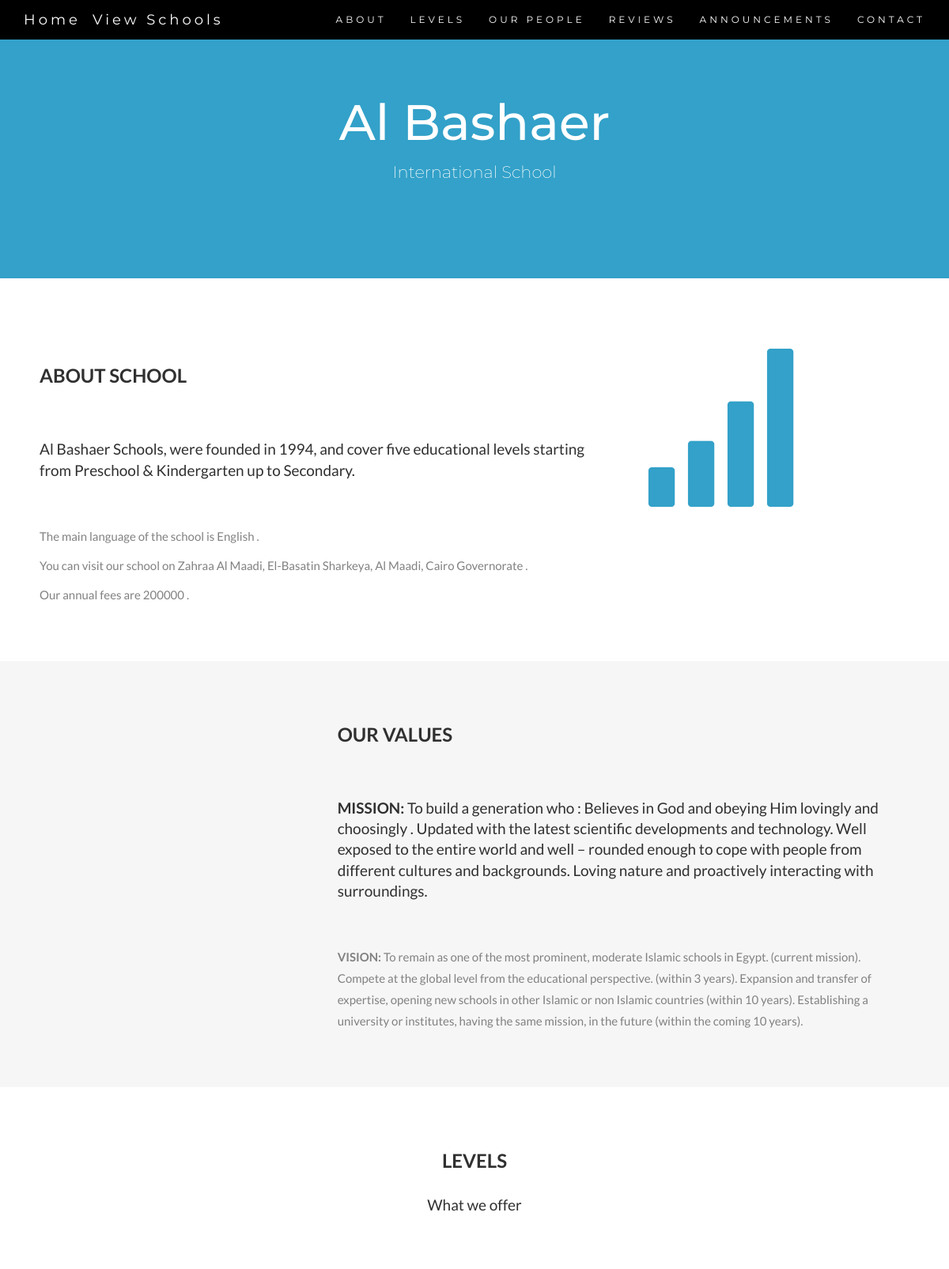
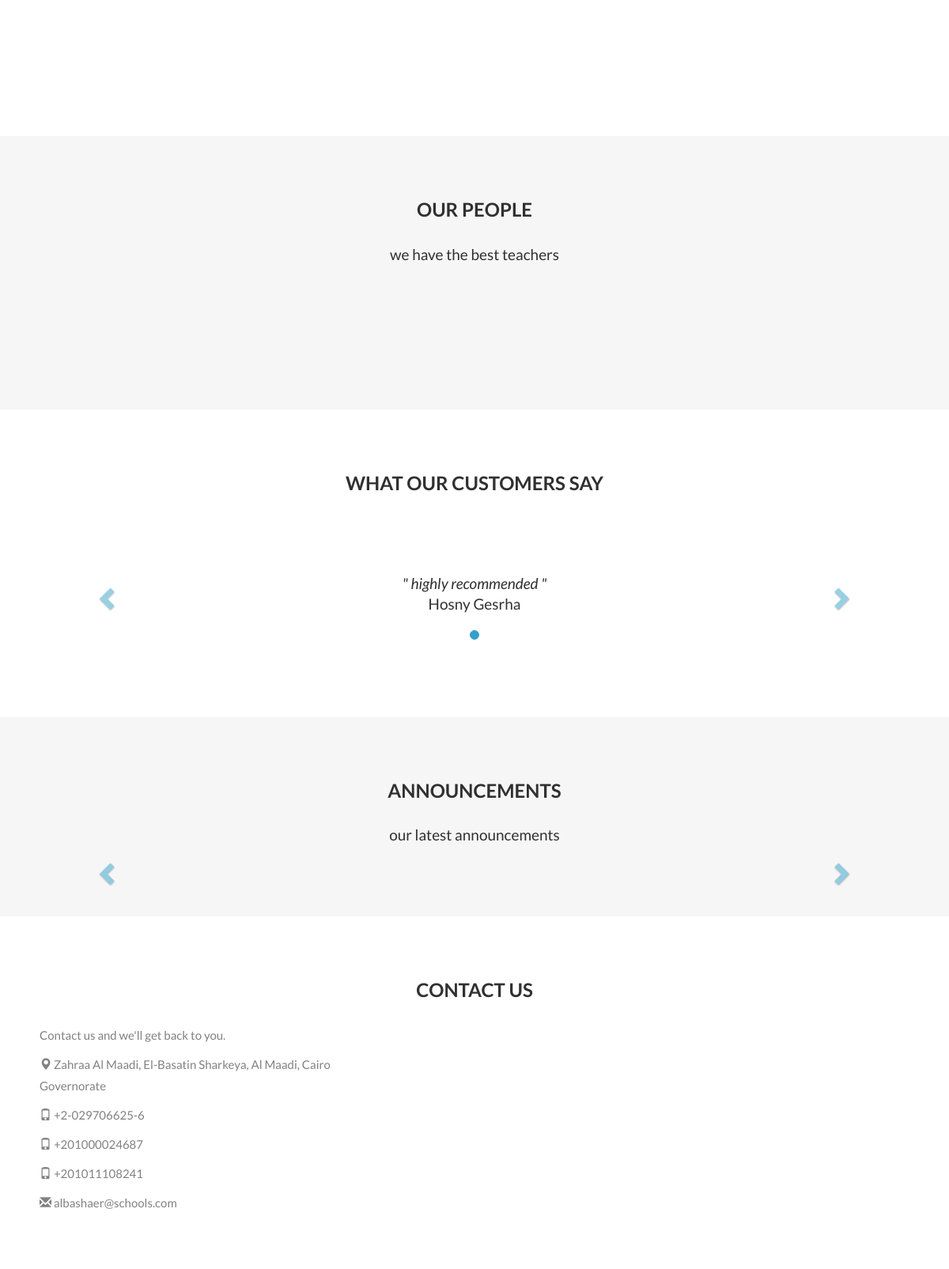
The page /website/school-info.php?id=2 on the database its author committed (2 pictures, top to bottom).
### tables this page shows
CREATE TABLE Schools (
	id INT PRIMARY KEY AUTO_INCREMENT, 
	name VARCHAR(200),
	address VARCHAR(200),  
	mission VARCHAR(500), 
	vision VARCHAR(500), 
	language VARCHAR(20), 
	general_info VARCHAR(2000), 
	fees INT, 
	type VARCHAR(20), 
	CHECK (type = 'national' OR type = 'National' OR type = 'international' OR type = 'International'),  
	email VARCHAR(50) UNIQUE 
);

CREATE TABLE Parent_Review_School (
	PRIMARY KEY (school_id, parent_id), 
	school_id INT, 
	parent_id INT, 
	review VARCHAR(200), 
	FOREIGN KEY (school_id) REFERENCES Schools(id) ON DELETE CASCADE, 
	FOREIGN KEY (parent_id) REFERENCES Parents(id) ON DELETE CASCADE 
);

CREATE TABLE Phone_School (
	PRIMARY KEY (school_id, phone),
	phone VARCHAR(100) UNIQUE, 
	school_id INT,
	FOREIGN KEY (school_id) REFERENCES Schools(id) ON DELETE CASCADE 
	
);

### website/school-info.php (the view, shortened to what this page needs)
<!DOCTYPE html>
<html lang="en">
<head>
  <link rel="stylesheet" href="https://maxcdn.bootstrapcdn.com/bootstrap/3.3.7/css/bootstrap.min.css">
</head>
<body id="myPage" data-spy="scroll" data-target=".navbar" data-offset="60">
  <?php
  $id = $_GET['id'];
  $school_name = $address = $mission = $vision = $language = $general_info = $fees = $type = $email = "";
  include  'connection-values.php';
  $stmt = mysqli_stmt_init($conn);
  if(!mysqli_stmt_prepare($stmt, 'CALL user_view_school_info(?)'))
  {
    print "Failed to prepare statement\n";
  }
  else
  {
    mysqli_stmt_bind_param($stmt, "i", $id);
    mysqli_stmt_execute($stmt);
    $result = mysqli_stmt_get_result($stmt);
    while ($row = mysqli_fetch_array($result, MYSQLI_NUM))
    {
      $school_name = $row[0];
      $address = $row[1];
      $mission = $row[2];
      $vision = $row[3];
      $language = $row[4];
      $general_info = $row[5];
      $fees = $row[6];
      $type = $row[7];
      $email = $row[8];
    }
  }
?>
  <nav class="navbar navbar-default navbar-fixed-top">
    <div class="container">
      <div class="collapse navbar-collapse" id="myNavbar">
      <a class="navbar-brand" href="index.php">Home</a>
       <a class="navbar-brand" href="view-schools.php">View Schools</a>
        <ul class="nav navbar-nav navbar-right">
          <li><a href="#about">ABOUT</a></li>
          <li><a href="#levels">LEVELS</a></li>
          <li><a href="#our_people">OUR PEOPLE</a></li>
          <li><a href="#reviews">REVIEWS</a></li>
          <li><a href="#announcements">ANNOUNCEMENTS</a></li>
          <li><a href="#contact">CONTACT</a></li>
        </ul>
      </div>
    </div>
  </nav>
  <div class="jumbotron text-center">
    <?php echo "<h1>$school_name</h1>"; ?>
    <?php echo "<p>$type School</p>"; ?>
  </div>
  <div id="about" class="container-fluid">
    <div class="row">
      <div class="col-sm-8">
        <h2>About School</h2><br>
        <?php echo "<h4>$general_info</h4><br>"; ?>
        <?php echo "<p> The main language of the school is $language .</p>"; ?>
        <?php echo "<p> You can visit our school on $address .</p>"; ?>
        <?php echo "<p> Our annual fees are $fees .</p>"; ?>
      </div>
      <div class="col-sm-4">
        <span class="glyphicon glyphicon-signal logo"></span>
      </div>
    </div>
  </div>
  <div class="container-fluid bg-grey">
    <div class="row">
      <div class="col-sm-4">
      </div>
      <div class="col-sm-8">
        <h2>Our Values</h2><br>
        <?php echo "<h4><strong>MISSION:</strong> $mission </h4><br>"; ?>
        <?php echo "<p><strong>VISION:</strong> $vision</p>"; ?>
      </div>
    </div>
  </div>
  <div id="levels" class="container-fluid text-center">
    <h2>LEVELS</h2>
    <h4>What we offer</h4>
    <br>
  </div>
  <div id="our_people" class="container-fluid text-center bg-grey">
    <h2>OUR PEOPLE</h2>
    <h4>we have the best teachers</h4>
    <br>
  </div>
  <div id="reviews" class="container-fluid text-center">
    <h2>What our customers say</h2>
    <div id="myCarousel" class="carousel slide text-center" data-ride="carousel">
      <ol class="carousel-indicators">
       <?php
       $stmt = mysqli_stmt_init($conn);
       if(!mysqli_stmt_prepare($stmt, 'CALL user_view_school_reviews(?)'))
       {
        print "Failed to prepare statement\n";
      }
      else
      {
        mysqli_stmt_bind_param($stmt, "i", $id);
        mysqli_stmt_execute($stmt);
        $result = mysqli_stmt_get_result($stmt);
        $count = 0;
        while ($row = mysqli_fetch_array($result, MYSQLI_NUM))
        {
          if($count == 0)
          {
            echo "<li data-target='#myCarousel' data-slide-to= $count class='active'></li>";
          }
          else
          {
            echo "<li data-target='#myCarousel' data-slide-to=$count></li>";
          }
          $count = $count + 1;
        }
      }
      ?>
    </ol>
    <div class="carousel-inner" role="listbox">
      <?php
      $stmt = mysqli_stmt_init($conn);
      if(!mysqli_stmt_prepare($stmt, 'CALL user_view_school_reviews(?)'))
      {
        print "Failed to prepare statement\n";
      }
      else
      {
        mysqli_stmt_bind_param($stmt, "i", $id);
        mysqli_stmt_execute($stmt);
        $result = mysqli_stmt_get_result($stmt);
        $count = 0;
        while ($row = mysqli_fetch_array($result, MYSQLI_NUM))
        {
          $cur_review = $row[0];
          $cur_parent = $row[1];
          if($count == 0)
          {
            echo " <div class='item active'>";
            echo "<h4> &quot $cur_review &quot <br><span style='font-style:normal;'> $cur_parent </span></h4>";
          }
          else
          {
            echo " <div class='item'>";
            echo "<h4> &quot $cur_review &quot <br><span style='font-style:normal;'> $cur_parent </span></h4>";
          }
          $count = $count + 1;
          echo '</div>';
        }
      }
      ?>
    </div>
    <a class="left carousel-control" href="#myCarousel" role="button" data-slide="prev">
      <span class="glyphicon glyphicon-chevron-left" aria-hidden="true"></span>
    </a>
    <a class="right carousel-control" href="#myCarousel" role="button" data-slide="next">
      <span class="glyphicon glyphicon-chevron-right" aria-hidden="true"></span>
    </a>
  </div>
</div>
  <div id="announcements" class="container-fluid text-center bg-grey">
    <h2>ANNOUNCEMENTS</h2>
    <h4>our latest announcements</h4>
    <div id="myCarousel2" class="carousel slide text-center" data-ride="carousel">
    <a class="left carousel-control" href="#myCarousel2" role="button" data-slide="prev">
      <span class="glyphicon glyphicon-chevron-left" aria-hidden="true"></span>
    </a>
    <a class="right carousel-control" href="#myCarousel2" role="button" data-slide="next">
      <span class="glyphicon glyphicon-chevron-right" aria-hidden="true"></span>
    </a>
  </div>
</div>
<div id="contact" class="container-fluid">
  <h2 class="text-center">CONTACT US</h2>
  <div class="row">
    <div class="col-sm-5">
      <p>Contact us and we'll get back to you.</p>
      <?php echo "<p><span class='glyphicon glyphicon-map-marker'></span> $address </p>"; ?>
      <?php
      $stmt = mysqli_stmt_init($conn);
      if(!mysqli_stmt_prepare($stmt, 'CALL user_view_school_phones(?)'))
      {
        print "Failed to prepare statement\n";
      }
      else
      {
        mysqli_stmt_bind_param($stmt, "i", $id);
        mysqli_stmt_execute($stmt);
        $result = mysqli_stmt_get_result($stmt);
        while ($row = mysqli_fetch_array($result, MYSQLI_NUM))
        {
          $cur_phone = $row[0];
          echo "<p><span class='glyphicon glyphicon-phone'></span> $cur_phone </p>";
        }
      }
      ?>
      <?php echo "<p><span class='glyphicon glyphicon-envelope'></span> $email </p>" ?>
    </div>
  </div>
</div>
</body>
</html>

### website/school-info.php (style rules this page uses)
body { font: 400 15px Lato, sans-serif; line-height: 1.8; color: #818181; }
h2 { font-size: 24px; text-transform: uppercase; color: #303030; font-weight: 600; margin-bottom: 30px; }
h4 { font-size: 19px; line-height: 1.375em; color: #303030; font-weight: 400; margin-bottom: 30px; }
.jumbotron { background-color: #33A1C9; color: #fff; padding: 100px 25px; font-family: Montserrat, sans-serif; }
.container-fluid { padding: 60px 50px; }
.bg-grey { background-color: #f6f6f6; }
.logo { color: #33A1C9; font-size: 200px; }
.carousel-control.right, .carousel-control.left { background-image: none; color: #33A1C9; }
.carousel-indicators li { border-color: #33A1C9; }
.carousel-indicators li.active { background-color: #33A1C9; }
.item h4 { font-size: 19px; line-height: 1.375em; font-weight: 400; font-style: italic; margin: 70px 0; }
.item span { font-style: normal; }
.navbar { margin-bottom: 0; background-color: #000000; z-index: 9999; border: 0; font-size: 12px !important; line-height: 1.42857143 !important; letter-spacing: 4px; border-radius: 0; font-family: Montserrat, sans-serif; }
.navbar li a, .navbar .navbar-brand { color: #fff !important; }
.navbar li a, .navbar .navbar-middle { color: #fff !important; }
.slide { animation-name: slide; -webkit-animation-name: slide; animation-duration: 1s; -webkit-animation-duration: 1s; visibility: visible; }

### rows shown on the page
schools: name "Al Bashaer", type "International", general_info "Al Bashaer Schools, were founded in 1994, and cover five educational levels starting from Preschool & Kindergarten up to Secondary.", language "English", address "Zahraa Al Maadi, El-Basatin Sharkeya, Al Maadi, Cairo Governorate", fees "200000", mission "To build a generation who : Believes in God and obeying Him lovingly and choosingly . Updated with the latest scientific developments and technology. Well exposed to the entire world and well – rounded enough to cope with people from different cultures and backgrounds. Loving nature and proactively interacting with surroundings.", vision "To remain as one of the most prominent, moderate Islamic schools in Egypt. (current mission). Compete at the global level from the educational perspective. (within 3 years). Expansion and transfer of expertise, opening new schools in other Islamic or non Islamic countries (within 10 years). Establishing a university or institutes, having the same mission, in the future (within the coming 10 years).", email "albashaer@schools.com"
parent_review_school: review "highly recommended", cur_parent "Hosny Gesrha"
phone_school: phone "+2-029706625-6"
phone_school: phone "+201000024687"
phone_school: phone "+201011108241"
